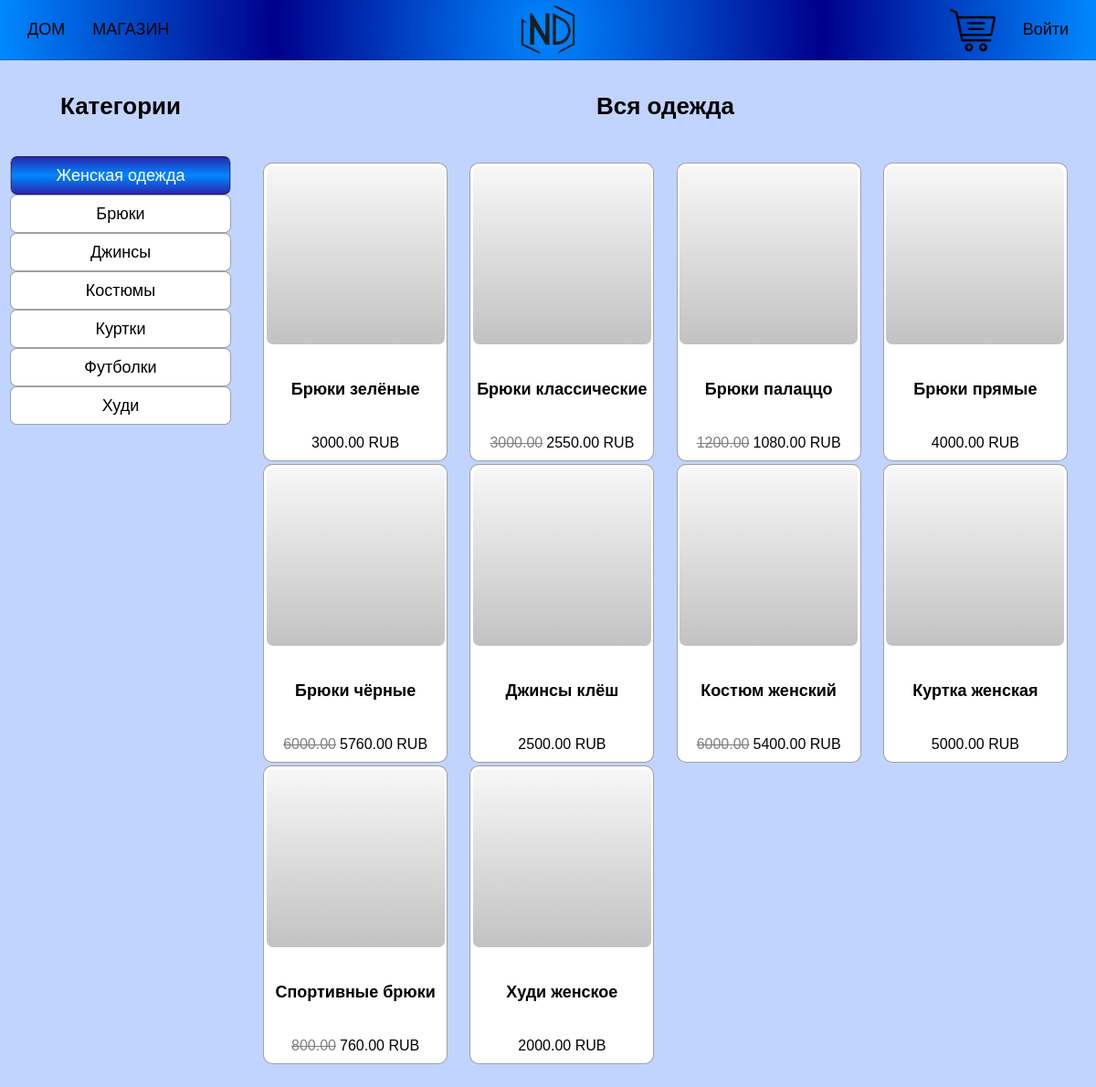
The app's page /shop/women/ with its own data.
### main/models.py (models this page shows, shortened)
class Category(models.Model):
    name  = models.CharField(max_length=20, unique=True)
    slug = models.SlugField(max_length=20, unique=True)
    class Meta:
        ordering = ['name']
        indexes = [models.Index(fields=['name'])]
        verbose_name = 'Category'
        verbose_name_plural = 'Categories'
    def get_women_url(self):
        return reverse('main:product_list_women_by_category', args=[self.slug])

class Product(models.Model):
    category = models.ForeignKey(Category, related_name='products',
                                 on_delete=models.PROTECT)
    name = models.CharField(max_length=50)
    slug = models.SlugField(max_length=50)
    image = models.ImageField(upload_to='products/%Y/%m/%d', blank=True)
    description = models.TextField(blank=True)
    gender = models.CharField(max_length=10, choices=GENDER, default='Женский')
    size = models.IntegerField(max_length=10, default=30)
    price = models.DecimalField(max_digits=10, decimal_places=2)
    available = models.BooleanField(default=True)
    created = models.DateTimeField(auto_now_add=True)
    updated = models.DateTimeField(auto_now=True)
    discount = models.DecimalField(default=0.00, max_digits=5,
                                   decimal_places=2)
    class Meta:
        ordering = ['name']
        indexes = [models.Index(fields=['id', 'slug']),
                   models.Index(fields=['name']),
                   models.Index(fields=['-created'])]
    def get_absolute_url(self):
        return reverse('main:product_detail', args=[self.slug])
    def sell_price(self):
        if self.discount:
            return round(self.price-self.price*self.discount/100, 2)
        return self.price

### main/views.py (the view)
# urls.py: path('shop/women/', views.product_list, {'gender': 'Женский'}, name='product_list_women'),
def product_list(request, gender=None, category_slug=None):
    page = request.GET.get('page', 1)
    category = None
    categories = Category.objects.all()
    products = Product.objects.filter(available=True)
    if gender:
        products = products.filter(gender=gender)
    if category_slug:
        category = get_object_or_404(Category, slug=category_slug)
        products = products.filter(category=category)
    paginator = Paginator(products, 10)
    current_page = paginator.page(int(page))
    return render(request, 'main/product/list.html',
                  {'category':category,
                   'categories':categories,
                   'products':current_page,
                   'slug_url':category_slug,
                   'gender':gender})

### cart/cart.py (called while the page is built)
    def __len__(self):
        return sum(item['quantity'] for item in self.cart.values())

### cart/context_processors.py (called while the page is built)
def cart(request):
    return {'cart': Cart(request)}

### main/templates/main/product/list.html (shortened to what this page needs)
{% extends 'main/base.html' %}
{% load static %}
{% block content %}
    <div class="llist">
        <div class="sidebar">
            <h4>Категории</h4>
            <ul>
                <li>
                    <a href="{% if gender == 'Женский' %}{% url 'main:product_list_women' %}
                    {% elif gender == 'Мужской' %}{% url 'main:product_list_men' %}
                    {% else %}{% url 'main:product_list' %}{% endif %}">
                        <div {% if not category %}class="selected"{% endif %}>
                            {% if gender == 'Женский' %}<h6>Женская одежда</h6>
                            {% elif gender == 'Мужской' %}<h6>Мужская одежда</h6>
                            {% else %}<h6>Все</h6>
                            {% endif %}
                        </div>
                    </a>
                </li>
                {% for c in categories %}
                    <li>
                        <a href="{% if gender == 'Женский' %}{{ c.get_women_url }}
                        {% elif gender == 'Мужской' %}{{ c.get_men_url }}
                        {% else %}{{ c.get_absolute_url }}{% endif %}">
                            <div {% if category.slug == c.slug %}class="selected"{% endif %}><h6>{{ c.name }}</h6></div>
                        </a>
                    </li>
                {% endfor %}
            </ul>
        </div>
        <div class="main">
            <div class="main-title">
                {% if category %}<h4>{{ category.name }}</h4>{% else %}<h4>Вся одежда</h4>{% endif %}
            </div>
            <div class="product-list">
                <div class="items">
                    {% for product in products %}
                        <div class="item">
                            <a href="{{ product.get_absolute_url }}" class="item-card">
                                <div class="div-img">
                                </div>
                                <h5 class="title-card">{{ product.name }}</h5>
                                {% if product.discount %}
                                    <div class="cart_discount">
                                        <p class="line">{{ product.price }}</p>
                                        <p>{{ product.sell_price }} RUB</p>
                                    </div>
                                {% else %}
                                    <p class="price">{{ product.price }} RUB</p>
                                {% endif %}
                            </a>
                        </div>
                    {% endfor %}
                </div>
            </div>
        </div>
    </div>
{% endblock content %}

### main/static/css/base.css (style rules this page uses)
:root { --background-image: linear-gradient(180deg, rgba(247, 247, 247, 1) 0%, rgb(194, 194, 194) 100%); --border-black: 1px solid rgba(0, 0, 0, 0.37); --box-shadow: 0 0 20px rgb(0, 255, 255); --text-shadow: 0 0 10px rgb(0, 255, 255); --gradient-logo: radial-gradient(circle,rgba(0, 136, 255, 1) 0%, rgb(0, 0, 139) 50%, rgba(0, 136, 255, 1) 100%); --gradient-c: linear-gradient(180deg,rgba(40, 40, 176, 1) 0%, rgba(0, 136, 255, 1) 50%, rgba(40, 40, 176, 1) 100%); }
h4 { font-size: 26px; }
h5 { font-size: 18px; font-weight: 600; }
h6 { font-size: 18px; font-weight: 500; }
body { background-color: rgb(193, 212, 255); margin: 0; padding: 0; font-family:'Lucida Sans', 'Lucida Sans Regular', 'Lucida Grande', 'Lucida Sans Unicode', Geneva, Verdana, sans-serif; font-size: 18px; }
ul { list-style: none; padding: 0; }
a { text-decoration: none; color: black; }
.div-img { display: flex; justify-content: center; align-items: center; width: 195px; height: 195px; margin-top: 3px; border-radius: 7px; background-image: var(--background-image); z-index: 0; }
.title-card { margin: 35px 0 0 0; max-width: 195px; }
.price { font-size: 16px; padding: 0; margin: 0; margin: 35px 0 10px 0; max-width: 195px; }
.cart_discount { font-size: 16px; display: flex; gap: 4px; margin: 35px 0 10px 0; max-width: 195px; }
.cart_discount p { padding: 0; margin: 0; }
.line { opacity: 0.5; text-decoration: line-through; }
.llist { display: flex; max-width: 100vw; margin: 0 7px; gap: 7px; overflow: hidden; }
.main { display: flex; text-align: center; flex-direction: column; width: 100%; }
.items { display: grid; grid-template-columns: repeat(auto-fill, minmax(205px, 1fr)); grid-auto-rows: 330px; justify-items: center; overflow-y: auto; padding: 12px; box-sizing: border-box; max-height: calc(100vh - 176px); scrollbar-width: thin; }
.item { width: 200px; height: 325px; border: var(--border-black); border-radius: 10px; transition: all 0.2s linear; background-color: white; }
.item-card { display: flex; flex-direction: column; justify-content: space-between ; align-items: center; width: 200px; height: 325px; border-radius: 10px; }
.sidebar { width: 250px; display: flex; text-align: center; align-items: center; flex-direction: column; }
.sidebar ul { padding: 5px 0; box-sizing: border-box; display: flex; flex-direction: column; text-align: center; align-items: center; width: 250px; margin: 0 auto; max-height: calc(100vh - 176px); overflow-y: auto; scrollbar-width: thin; }
.sidebar ul li { background-color: #fff; height: 40px; width: 240px; border-radius: 7px; border: var(--border-black); z-index: 0; }
.sidebar ul li a { display: flex; justify-content: center; align-items: center; height: 40px; width: 240px; border-radius: 7px; }
.sidebar ul li a h6 { margin: 0; padding: 0; }
.selected { color: white; display: flex; height: 40px; width: 240px; justify-content: center; align-items: center; border: var(--border-black); background-image: var(--gradient-c); border-radius: 7px; }

### records on screen
Category: name "Брюки"
Category: name "Джинсы"
Category: name "Костюмы"
Category: name "Куртки"
Category: name "Футболки"
Category: name "Худи"
Product: name "Брюки зелёные", price "3000.00"
Product: name "Брюки классические", price "3000.00", sell_price "2550.00"
Product: name "Брюки палаццо", price "1200.00", sell_price "1080.00"
Product: name "Брюки прямые", price "4000.00"
Product: name "Брюки чёрные", price "6000.00", sell_price "5760.00"
Product: name "Джинсы клёш", price "2500.00"
Product: name "Костюм женский", price "6000.00", sell_price "5400.00"
Product: name "Куртка женская", price "5000.00"
Product: name "Спортивные брюки", price "800.00", sell_price "760.00"
Product: name "Худи женское", price "2000.00"
